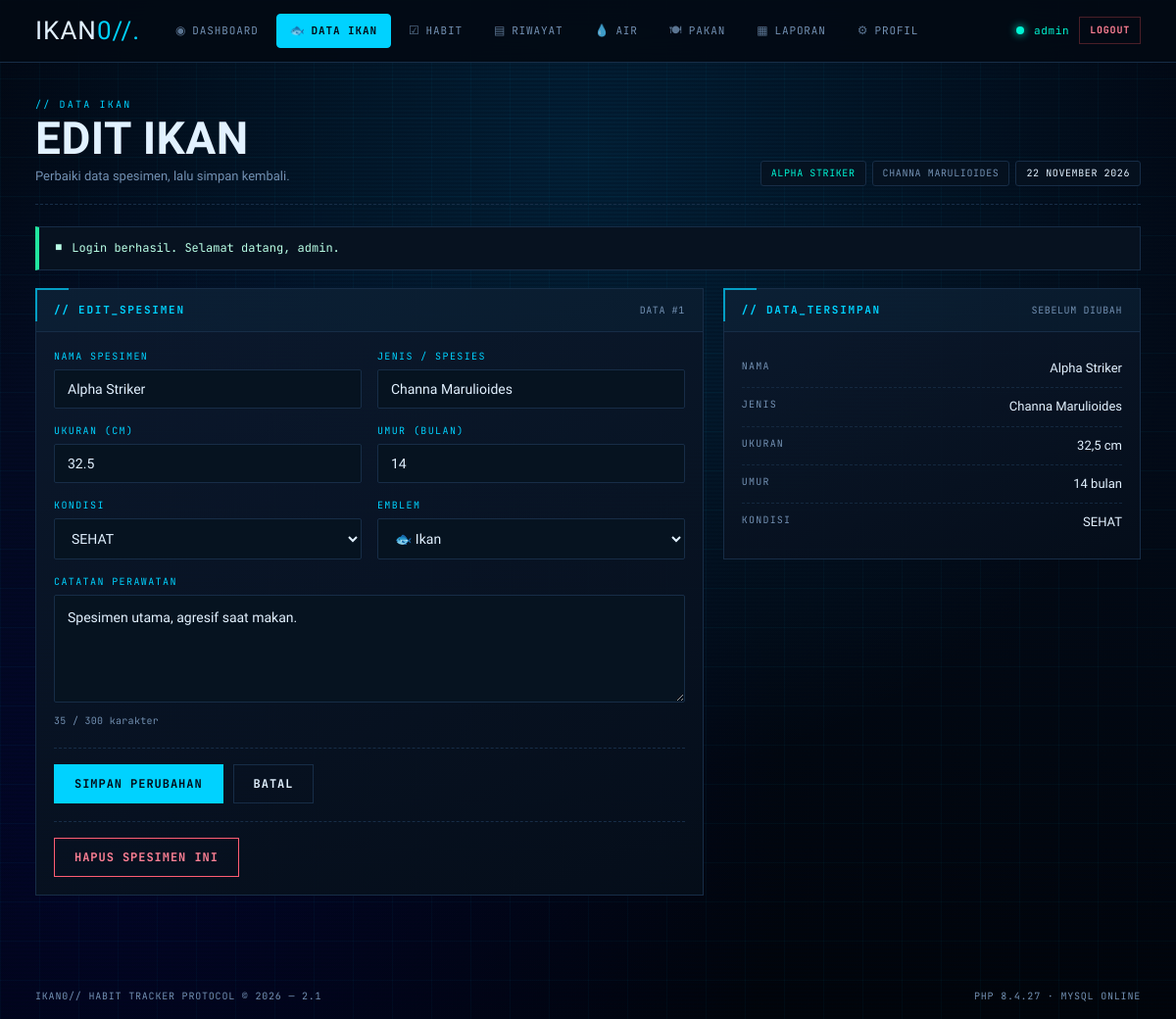
/ikan/edit.php?id=1 (signed in), run on the app's committed database.
### tables this page shows
CREATE TABLE IF NOT EXISTS `users` (
  `id`         INT AUTO_INCREMENT PRIMARY KEY,
  `username`   VARCHAR(50)  NOT NULL UNIQUE,
  `password`   VARCHAR(255) NOT NULL,
  `nama_ikan`  VARCHAR(60)  NOT NULL DEFAULT 'Ikan Cupang Alpha',
  `jenis_ikan` VARCHAR(60)  NOT NULL DEFAULT 'Betta splendens',
  `created_at` TIMESTAMP    DEFAULT CURRENT_TIMESTAMP
);

CREATE TABLE IF NOT EXISTS `fishes` (
  `id`         INT AUTO_INCREMENT PRIMARY KEY,
  `user_id`    INT NOT NULL,
  `nama`       VARCHAR(60)  NOT NULL,
  `jenis`      VARCHAR(60)  NOT NULL,
  `ukuran_cm`  DECIMAL(5,1) NOT NULL DEFAULT 0,
  `umur_bulan` INT          NOT NULL DEFAULT 0,
  `kondisi`    VARCHAR(20)  NOT NULL DEFAULT 'SEHAT',
  `catatan`    VARCHAR(300) DEFAULT NULL,
  `emblem`     VARCHAR(10)  NOT NULL DEFAULT '🐟',
  `created_at` TIMESTAMP DEFAULT CURRENT_TIMESTAMP,
  KEY `idx_fishes_user` (`user_id`),
  CONSTRAINT `fk_fishes_user`
    FOREIGN KEY (`user_id`) REFERENCES `users`(`id`) ON DELETE CASCADE
);

### includes/auth.php (called while the page is built, shortened)
<?php
require_once __DIR__ . '/koneksi.php';
function current_user(): ?array
{
    return [
        'id'         => (int)$_SESSION['user_id'],
        'username'   => $_SESSION['username']    ?? 'Admin',
        'nama_ikan'  => $_SESSION['nama_ikan']   ?? 'Ikan Tanpa Nama',
        'jenis_ikan' => $_SESSION['jenis_ikan']  ?? 'Spesies tidak diketahui',
    ];
}
function sinkron_user_database(): void
{
    $id  = (int)$_SESSION['user_id'];
    $row = db_row(
        "SELECT id, username, nama_ikan, jenis_ikan FROM users WHERE id = ? LIMIT 1",
        'i',
        [$id]
    );
}
sinkron_user_database();
$theme_mode = $_COOKIE['ikan_theme'] ?? 'abyss-dark';

### includes/koneksi.php (called while the page is built, shortened)
<?php
$conn             = @new mysqli(DB_HOST, DB_USER, DB_PASS, DB_NAME);
$db_connected     = true;
if ($conn->connect_error) {
    $db_connected     = false;
    $db_error_message = $conn->connect_error;
    error_log('[IKAN] Koneksi database gagal: ' . $conn->connect_error);
} else {
    $conn->set_charset('utf8mb4');
}
function db_tipe($nilai): string
{
    if (is_int($nilai) || is_bool($nilai)) {
        return 'i';
    }
    return 's';
}
function db_jalankan(string $sql, array $params = [])
{
    global $conn, $db_connected;
    $stmt = $conn->prepare($sql);
    $tipe = '';
    foreach ($params as $nilai) {
        $tipe .= db_tipe($nilai);
    }
    $stmt->bind_param($tipe, ...array_values($params));
    if (!$stmt->execute()) {
        error_log('[IKAN] Eksekusi gagal: ' . $stmt->error . ' | ' . $sql);
        return false;
    }
    if ($stmt->field_count > 0) {
        $hasil = $stmt->get_result();
        return $hasil;
    }
    return $stmt;
}
function db_row(string $sql, string $types = '', array $params = []): ?array
{
    $hasil = db_jalankan($sql, $params);
    $row = $hasil->fetch_assoc();
    return $row ?: null;
}

### includes/functions.php (called while the page is built, shortened)
<?php
function e($teks): string
{
    return htmlspecialchars((string)$teks, ENT_QUOTES, 'UTF-8');
}
function take_flash(): ?array
{
    $flash = $_SESSION['flash'];
    return $flash;
}
function nama_bulan(int $bulan): string
{
    $bulan_indonesia = [
        1 => 'Januari', 'Februari', 'Maret', 'April', 'Mei', 'Juni',
        'Juli', 'Agustus', 'September', 'Oktober', 'November', 'Desember'
    ];
    return $bulan_indonesia[$bulan] ?? '';
}
function tanggal_indonesia(string $tanggal): string
{
    $ts = strtotime($tanggal);
    return date('j', $ts) . ' ' . nama_bulan((int)date('n', $ts)) . ' ' . date('Y', $ts);
}
function ambil_fish(int $id, int $user_id): ?array
{
    return db_row(
        "SELECT id, nama, jenis, ukuran_cm, umur_bulan, kondisi, catatan, emblem, created_at
         FROM fishes WHERE id = ? AND user_id = ? LIMIT 1",
        'ii',
        [$id, $user_id]
    );
}

### ikan/edit.php (the view, shortened to what this page needs)
<?php
require_once __DIR__ . '/../includes/auth.php';
require_once __DIR__ . '/../includes/functions.php';
$user = current_user();
$id   = isset($_GET['id']) ? (int)$_GET['id'] : (int)($_POST['id'] ?? 0);
$pilihan_emblem = ['🐟', '🐠', '🐡', '🦈', '💧', '🌡️', '🧽', '💊', '⏱️'];
$label_emblem = [
    '🐟' => 'Ikan', '🐠' => 'Tropical', '🐡' => 'Buntal', '🦈' => 'Hiu',
    '💧' => 'Air', '🌡️' => 'Suhu', '🧽' => 'Bersih', '💊' => 'Obat',
    '⏱️' => 'Jadwal',
];
$ikan = $db_connected ? ambil_fish($id, (int)$user['id']) : null;
$data = $ikan;
$page_title   = 'Edit Ikan';
$page_eyebrow = 'DATA IKAN';
$page_desc    = 'Perbaiki data spesimen, lalu simpan kembali.';
$active       = 'ikan';
include __DIR__ . '/../includes/header.php';
?>
<div class="split">
  <div class="panel">
    <div class="panel-head">
      <h2 class="panel-title">// EDIT_SPESIMEN</h2>
      <span class="panel-sub">DATA #<?= $id ?></span>
    </div>
    <div class="panel-body">
      <form method="post" action="<?= BASE_URL ?>ikan/edit.php?id=<?= $id ?>"
            class="form-cyber" data-warn-unsaved>
        <div class="form-grid">
          <div class="form-row" style="margin:0;">
            <label class="form-label" for="nama">Nama spesimen</label>
            <input class="form-input" type="text" id="nama" name="nama"
                   value="<?= e($data['nama']) ?>" maxlength="60" required>
          </div>
          <div class="form-row" style="margin:0;">
            <label class="form-label" for="jenis">Jenis / spesies</label>
            <input class="form-input" type="text" id="jenis" name="jenis"
                   value="<?= e($data['jenis']) ?>" maxlength="60" required>
          </div>
          <div class="form-row" style="margin:0;">
            <label class="form-label" for="ukuran_cm">Ukuran (cm)</label>
            <input class="form-input" type="text" id="ukuran_cm" name="ukuran_cm"
                   value="<?= e($data['ukuran_cm']) ?>" required>
          </div>
          <div class="form-row" style="margin:0;">
            <label class="form-label" for="umur_bulan">Umur (bulan)</label>
            <input class="form-input" type="number" id="umur_bulan" name="umur_bulan"
                   value="<?= (int)$data['umur_bulan'] ?>" min="0" max="600" required>
          </div>
        </div>
        <div class="form-grid" style="margin-top:16px;">
          <div class="form-row" style="margin:0;">
            <label class="form-label" for="kondisi">Kondisi</label>
            <select class="form-select" id="kondisi" name="kondisi">
              <?php foreach (['SEHAT', 'PERHATIAN', 'SAKIT'] as $opsi) { ?>
                <option value="<?= $opsi ?>" <?= strtoupper((string)$data['kondisi']) === $opsi ? 'selected' : '' ?>>
                  <?= $opsi ?>
                </option>
              <?php } ?>
            </select>
          </div>
          <div class="form-row" style="margin:0;">
            <label class="form-label">Emblem</label>
            <select class="form-select" name="emblem">
              <?php foreach ($pilihan_emblem as $em) { ?>
                <option value="<?= $em ?>" <?= $data['emblem'] === $em ? 'selected' : '' ?>>
                  <?= $em ?> <?= $label_emblem[$em] ?? '' ?>
                </option>
              <?php } ?>
            </select>
          </div>
        </div>
        <div class="form-row" style="margin-top:16px;">
          <label class="form-label" for="catatan">Catatan perawatan</label>
          <textarea class="form-textarea" id="catatan" name="catatan" maxlength="300"
                    data-counter="hitungCatatan"><?= e($data['catatan']) ?></textarea>
          <div class="form-hint" id="hitungCatatan">0 / 300 karakter</div>
        </div>
        <div class="form-actions">
          <button class="btn-cyber" type="submit">SIMPAN PERUBAHAN</button>
          <a class="btn-cyber ghost" href="<?= BASE_URL ?>ikan/detail.php?id=<?= $id ?>">BATAL</a>
        </div>
      </form>
      <form method="post" action="<?= BASE_URL ?>ikan/hapus.php"
            style="margin-top:18px;padding-top:16px;border-top:1px dashed var(--border-color);">
        <button class="btn-cyber danger" type="submit"
                data-confirm="Hapus spesimen <?= e($data['nama']) ?> secara permanen?">
          HAPUS SPESIMEN INI
        </button>
      </form>
    </div>
  </div>
  <div class="panel">
    <div class="panel-head">
      <h2 class="panel-title">// DATA_TERSIMPAN</h2>
      <span class="panel-sub">SEBELUM DIUBAH</span>
    </div>
    <div class="panel-body">
      <div class="kv-list">
        <div class="kv-row"><span class="kv-key">Nama</span><span class="kv-val"><?= e($ikan['nama']) ?></span></div>
        <div class="kv-row"><span class="kv-key">Jenis</span><span class="kv-val"><?= e($ikan['jenis']) ?></span></div>
        <div class="kv-row"><span class="kv-key">Ukuran</span><span class="kv-val"><?= number_format((float)$ikan['ukuran_cm'], 1, ',', '.') ?> cm</span></div>
        <div class="kv-row"><span class="kv-key">Umur</span><span class="kv-val"><?= (int)$ikan['umur_bulan'] ?> bulan</span></div>
        <div class="kv-row"><span class="kv-key">Kondisi</span><span class="kv-val"><?= e($ikan['kondisi']) ?></span></div>
      </div>
    </div>
  </div>
</div>
<?php include __DIR__ . '/../includes/footer.php'; ?>

### includes/header.php (shortened to what this page needs)
<?php
require_once __DIR__ . '/auth.php';
require_once __DIR__ . '/functions.php';
$user         = current_user();
$page_title   = $page_title   ?? APP_NAME;
$active       = $active       ?? '';
$page_eyebrow = $page_eyebrow ?? 'IKAN// PROTOCOL';
$page_desc    = $page_desc    ?? '';
$flash        = take_flash();
$menu = [
    'dashboard' => ['label' => 'DASHBOARD',  'url' => 'index.php',        'icon' => '◉'],
    'ikan'      => ['label' => 'DATA IKAN',  'url' => 'ikan/index.php',   'icon' => '🐟'],
    'habit'     => ['label' => 'HABIT',      'url' => 'habit/index.php',  'icon' => '☑'],
    'log'       => ['label' => 'RIWAYAT',    'url' => 'log/index.php',    'icon' => '▤'],
    'air'       => ['label' => 'AIR',        'url' => 'air/index.php',    'icon' => '💧'],
    'pakan'     => ['label' => 'PAKAN',      'url' => 'pakan/index.php',  'icon' => '🍽'],
    'laporan'   => ['label' => 'LAPORAN',    'url' => 'laporan.php',      'icon' => '▦'],
    'profil'    => ['label' => 'PROFIL',     'url' => 'profil.php',       'icon' => '⚙'],
];
?>
<!DOCTYPE html>
<html lang="id">
<head>
  <link rel="stylesheet" href="<?= BASE_URL ?>assets/css/style.css">
  <link rel="stylesheet" href="<?= BASE_URL ?>assets/css/pages.css">
</head>
<body class="page-inner <?= $theme_mode === 'mint-cyan' ? 'theme-mint' : '' ?>">
  <div class="grid-bg"></div>
  <div class="scanlines"></div>
  <header class="shell-topbar">
    <div class="shell-wrap">
      <a class="shell-brand" href="<?= BASE_URL ?>index.php">
        IKAN<span class="accent">0//.</span>
      </a>
      <nav class="shell-nav">
        <?php foreach ($menu as $kunci => $item) { ?>
          <a href="<?= BASE_URL . $item['url'] ?>"
             class="shell-nav-link <?= $active === $kunci ? 'is-active' : '' ?>">
            <span class="nav-icon"><?= $item['icon'] ?></span>
            <?= $item['label'] ?>
          </a>
        <?php } ?>
      </nav>
      <div class="shell-user">
        <span class="db-dot <?= $db_connected ? 'on' : 'off' ?>"
              title="<?= $db_connected ? 'MySQL terhubung' : 'MySQL mati - mode demo' ?>"></span>
        <span class="user-name"><?= e($user['username']) ?></span>
        <a class="btn-mini danger" href="<?= BASE_URL ?>logout.php"
           onclick="return confirm('Keluar dari sistem?');">LOGOUT</a>
      </div>
    </div>
  </header>
  <main class="shell-wrap shell-main">
    <div class="page-head">
      <div>
        <span class="eyebrow">// <?= e($page_eyebrow) ?></span>
        <h1 class="page-title"><?= e($page_title) ?></h1>
        <?php if ($page_desc !== '') { ?>
          <p class="page-desc"><?= e($page_desc) ?></p>
        <?php } ?>
      </div>
      <div class="page-head-meta">
        <span class="meta-chip"><?= e($user['nama_ikan']) ?></span>
        <span class="meta-chip dim"><?= e($user['jenis_ikan']) ?></span>
        <span class="meta-chip mono"><?= tanggal_indonesia(date('Y-m-d')) ?></span>
      </div>
    </div>
    <?php if ($flash) { ?>
      <div class="flash flash-<?= e($flash['tipe']) ?>">
        <span class="flash-mark">■</span>
        <?= e($flash['pesan']) ?>
      </div>
    <?php } ?>

### assets/css/style.css (style rules this page uses)
:root { --bg-color: #030811; --bg-surface: #071220; --bg-surface-2: #0c1a2e; --border-color: #172d47; --brand-blue: #00d2ff; --brand-blue-hover: #38bdf8; --brand-blue-glow: rgba(0, 210, 255, 0.45); --brand-cyan: #00f5d4; --brand-lime: #52e5ff; --brand-yellow: #38bdf8; --text-main: #e2f1ff; --text-muted: #7290b2; --text-dark: #020b17; --font-display: 'Teko', sans-serif; --font-mono: 'JetBrains Mono', monospace; --font-body: 'Chakra Petch', sans-serif; }
*, *::before, *::after { box-sizing: border-box; margin: 0; padding: 0; }
body { background-color: var(--bg-color); background: radial-gradient(circle at 50% 15%, rgba(0, 119, 182, 0.22) 0%, transparent 60%), radial-gradient(circle at 10% 80%, rgba(3, 4, 94, 0.35) 0%, transparent 50%), linear-gradient(180deg, #020712 0%, #030b18 40%, #01040a 100%); background-attachment: fixed; color: var(--text-main); font-family: var(--font-body); min-height: 100vh; overflow-x: hidden; position: relative; line-height: 1.4; -webkit-font-smoothing: antialiased; }
.grid-bg { position: fixed; inset: 0; background-size: 40px 40px; background-image: linear-gradient(to right, rgba(0, 210, 255, 0.04) 1px, transparent 1px), linear-gradient(to bottom, rgba(0, 210, 255, 0.04) 1px, transparent 1px); pointer-events: none; z-index: 0; }
.scanlines { position: fixed; inset: 0; background: linear-gradient(rgba(0, 30, 60, 0) 50%, rgba(0, 10, 25, 0.35) 50%); background-size: 100% 4px; pointer-events: none; z-index: 1; opacity: 0.6; }

### data on the page
users: username "admin", nama_ikan "ALPHA STRIKER", jenis_ikan "CHANNA MARULIOIDES", id "1"
fishes: nama "Alpha Striker", jenis "Channa Marulioides", ukuran_cm "32.5", umur_bulan "14", kondisi "SEHAT", emblem "🐟 Ikan", catatan "Spesimen utama, agresif saat makan.", ukuran_cm "32,5"

### other printed values
$item['icon'] "◉"
$item['label'] "DASHBOARD"
$item['icon'] "🐟"
$item['label'] "DATA IKAN"
$item['icon'] "☑"
$item['label'] "HABIT"
$item['icon'] "▤"
$item['label'] "RIWAYAT"
$item['icon'] "💧"
$item['label'] "AIR"
$item['icon'] "🍽"
$item['label'] "PAKAN"
$item['icon'] "▦"
$item['label'] "LAPORAN"
$item['icon'] "⚙"
